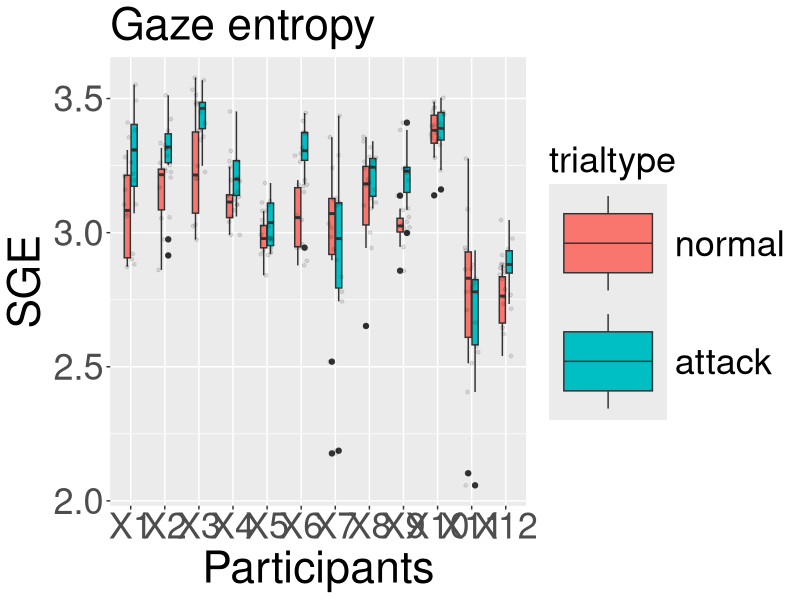
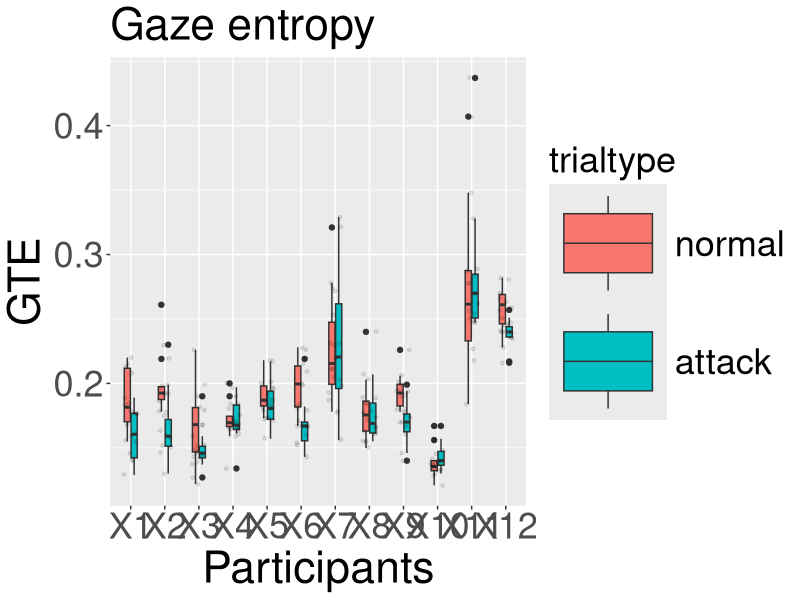
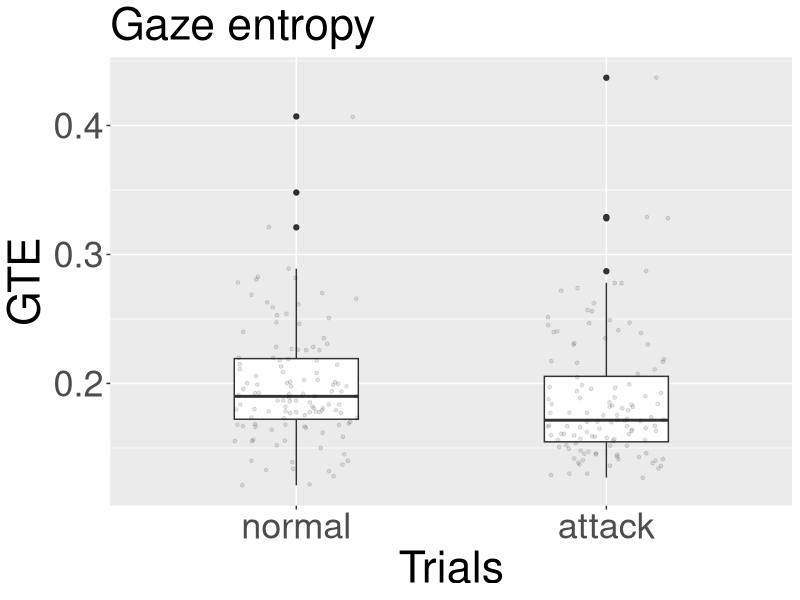
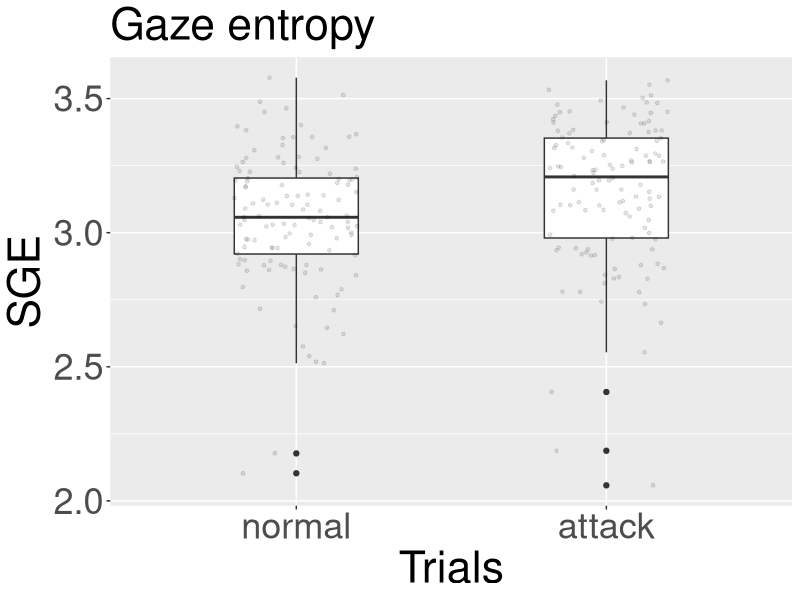
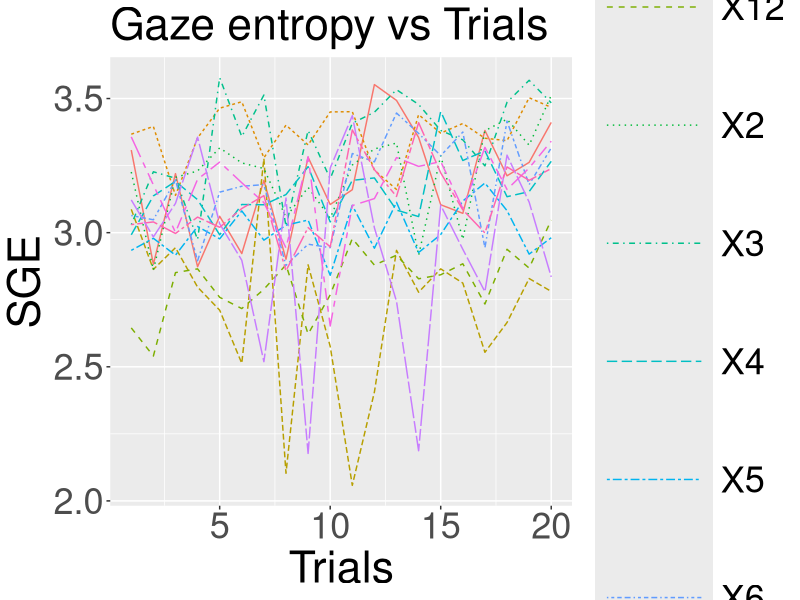
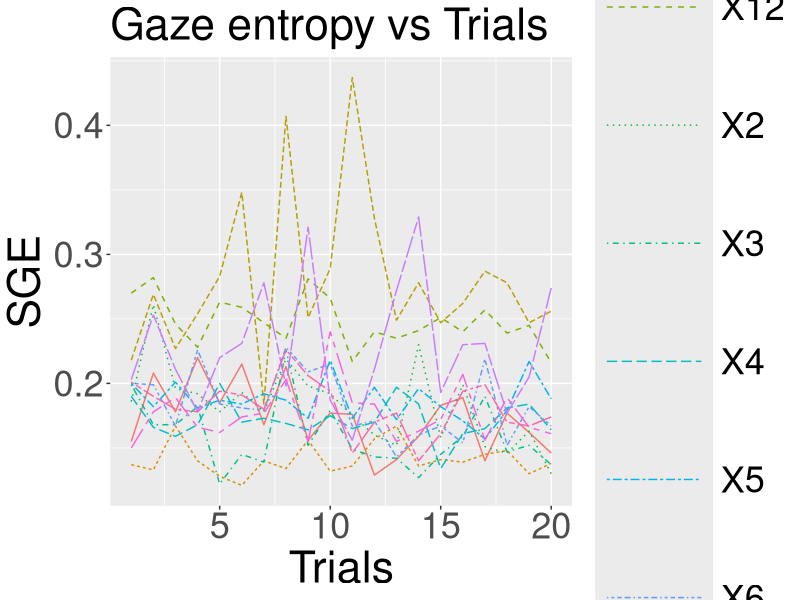

Reproduce these figures in R, in order.
library("ggplot2")
library("reshape2")

gaze <- read.csv("gazedata.csv", header=TRUE)
gaze
summary(gaze)
gaze<-t(gaze) # transpose the dataset

SGE<-data.frame(gaze[0:20,])
GTE<-data.frame(gaze[21:40,])

SGE$trialtype <- gl(2, 10, labels = c("normal", "attack"))
GTE$trialtype <- gl(2, 10, labels = c("normal", "attack"))

SGEmelt<-melt(SGE)
GTEmelt<-melt(GTE)

require(ggplot2)
jpeg("sge.jpg", width = 1920, height = 1080)
box<- ggplot(data=SGEmelt, aes(x=variable, y=value))+
	geom_boxplot(notch = FALSE, width=.4, aes(fill=trialtype))+
	labs(title="Gaze entropy",x = "Participants", y = "SGE")+
	geom_jitter(size = 1, alpha = 0.1, width = 0.2)+
	theme(axis.title = element_text(size = 32), 
        axis.text = element_text(size = 26),
        plot.title = element_text(size=32),
        legend.key.size = unit(3, 'cm'), #change legend key size
        legend.title = element_text(size=26), #change legend title font size
        legend.text = element_text(size=26)) #change legend text font size
box
dev.off() 

require(ggplot2)
jpeg("gte.jpg", width = 1920, height = 1080)
box<- ggplot(data=GTEmelt, aes(x=variable, y=value))+
	geom_boxplot(notch = FALSE, width=.4, aes(fill=trialtype))+
	labs(title="Gaze entropy",x = "Participants", y = "GTE")+
	geom_jitter(size = 1, alpha = 0.1, width = 0.2)+
	theme(axis.title = element_text(size = 32), 
        axis.text = element_text(size = 26),
        plot.title = element_text(size=32),
        legend.key.size = unit(3, 'cm'), #change legend key size
        legend.title = element_text(size=26), #change legend title font size
        legend.text = element_text(size=26)) #change legend text font size
box
dev.off() 

require(ggplot2)
jpeg("gte_avg.jpg", width = 1920, height = 1080)
box<- ggplot(data=GTEmelt, aes(x=trialtype, y=value))+
	geom_boxplot(notch = FALSE, width=.4)+
	labs(title="Gaze entropy",x = "Trials", y = "GTE")+
	geom_jitter(size = 1, alpha = 0.1, width = 0.2)+
	theme(axis.title = element_text(size = 32), 
        axis.text = element_text(size = 26),
        plot.title = element_text(size=32),
        legend.key.size = unit(3, 'cm'), #change legend key size
        legend.title = element_text(size=26), #change legend title font size
        legend.text = element_text(size=26)) #change legend text font size
box
dev.off() 

require(ggplot2)
jpeg("sge_avg.jpg", width = 1920, height = 1080)
box<- ggplot(data=SGEmelt, aes(x=trialtype, y=value))+
	geom_boxplot(notch = FALSE, width=.4)+
	labs(title="Gaze entropy",x = "Trials", y = "SGE")+
	geom_jitter(size = 1, alpha = 0.1, width = 0.2)+
	theme(axis.title = element_text(size = 32), 
        axis.text = element_text(size = 26),
        plot.title = element_text(size=32),
        legend.key.size = unit(3, 'cm'), #change legend key size
        legend.title = element_text(size=26), #change legend title font size
        legend.text = element_text(size=26)) #change legend text font size
box
dev.off() 



sge_normal <- subset(SGEmelt,  trialtype == "normal", value, drop=TRUE)
sge_attack <- subset(SGEmelt,  trialtype == "attack", value, drop=TRUE)


res <- t.test(sge_normal, sge_attack, paired = TRUE, alternative = "less")
res

# 	Paired t-test

# data:  sge_normal and sge_attack
# t = -3.9758, df = 119, p-value = 6.04e-05
# alternative hypothesis: true difference in means is less than 0
# 95 percent confidence interval:
#         -Inf -0.06105376
# sample estimates:
# mean of the differences 
#              -0.1047167 

gte_normal <- subset(GTEmelt,  trialtype == "normal", value, drop=TRUE)
gte_attack <- subset(GTEmelt,  trialtype == "attack", value, drop=TRUE)

res <- t.test(gte_normal, gte_attack, paired = TRUE, alternative = "greater")

# 	Paired t-test

# data:  gte_normal and gte_attack
# t = 3.0023, df = 119, p-value = 0.001633
# alternative hypothesis: true difference in means is greater than 0
# 95 percent confidence interval:
#  0.005623989         Inf
# sample estimates:
# mean of the differences 
#              0.01255833 


SGE$trialnumber <- 1:20

library("tidyverse")
df <- SGE %>%
  select(trialnumber, X1, X2, X3, X4, X5, X6, X7, X8, X9, X10, X11, X12) %>%
  gather(key = "variable", value = "value", -trialnumber)
head(df)

jpeg("sge_trialwise.jpg", width = 1920, height = 1080)
# Visualization
ggplot(df, aes(x = trialnumber, y = value)) + 
  geom_line(aes(color = variable, linetype = variable)) +
  #  + scale_color_manual(values = c("darkred", "steelblue"))
  labs(title="Gaze entropy vs Trials",x = "Trials", y = "SGE") +
  theme(axis.title = element_text(size = 32), 
        axis.text = element_text(size = 26),
        plot.title = element_text(size=32),
        legend.key.size = unit(3, 'cm'), #change legend key size
        legend.title = element_text(size=26), #change legend title font size
        legend.text = element_text(size=26)) #change legend text font size
dev.off()


GTE$trialnumber <- 1:20

dfgte <- GTE %>%
  select(trialnumber, X1, X2, X3, X4, X5, X6, X7, X8, X9, X10, X11, X12) %>%
  gather(key = "variable", value = "value", -trialnumber)
head(dfgte)

jpeg("gte_trialwise.jpg", width = 1920, height = 1080)
# Visualization
ggplot(dfgte, aes(x = trialnumber, y = value)) + 
  geom_line(aes(color = variable, linetype = variable))+
  labs(title="Gaze entropy vs Trials",x = "Trials", y = "SGE") +
  theme(axis.title = element_text(size = 32), 
        axis.text = element_text(size = 26),
        plot.title = element_text(size=32),
        legend.key.size = unit(3, 'cm'), #change legend key size
        legend.title = element_text(size=26), #change legend title font size
        legend.text = element_text(size=26)) #change legend text font size
dev.off()